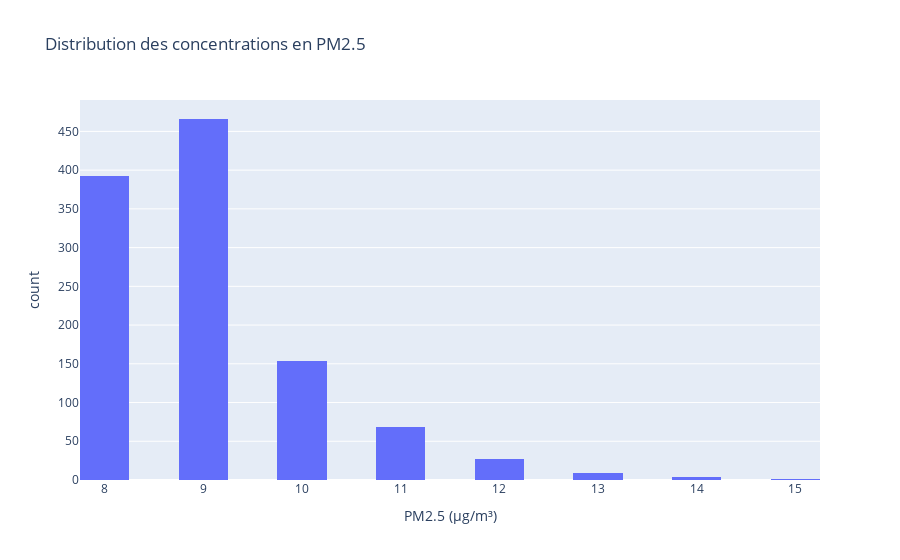

Notebook cell for this chart:
### Markdown cell above
### Valeurs manquantes

Les variables de pollution présentent très peu de valeurs manquantes (moins de 0,5 %),
ce qui permet de les exploiter sans précaution particulière.

En revanche, certaines variables socio-économiques issues de Filosofi
(D119 et GI19) comportent environ 57 % de valeurs manquantes.
Cela s’explique par les règles de diffusion de l’INSEE, qui ne publie pas ces indicateurs
pour l’ensemble des communes, notamment lorsque les effectifs sont trop faibles.

Ces valeurs manquantes seront prises en compte dans les analyses ultérieures,
sans imputation arbitraire.

### Code cell
import plotly.express as px

fig = px.histogram(
    df,
    x="pm25",
    nbins=30,
    title="Distribution des concentrations en PM2.5",
    labels={"pm25": "PM2.5 (µg/m³)"}
)
fig.show()

### Figure 1 — Plotly figure (JSON) as saved in the notebook; plotly's stock layout.template omitted (floating-point values rounded to 4 significant figures; data arrays with more than 128 entries replaced by an {"elided": "..."} marker saying what was removed)
{"data": [{"alignmentgroup": "True", "bingroup": "x", "hovertemplate": "PM2.5 (µg/m³)=%{x}<br>count=%{y}<extra></extra>", "legendgroup": "", "marker": {"color": "#636efa", "pattern": {"shape": ""}}, "name": "", "nbinsx": 30, "offsetgroup": "", "orientation": "v", "showlegend": false, "type": "histogram", "x": {"elided": "1125 int values"}, "xaxis": "x", "yaxis": "y"}], "layout": {"barmode": "relative", "legend": {"tracegroupgap": 0}, "title": {"text": "Distribution des concentrations en PM2.5"}, "xaxis": {"anchor": "y", "domain": [0, 1], "title": {"text": "PM2.5 (µg/m³)"}}, "yaxis": {"anchor": "x", "domain": [0, 1], "title": {"text": "count"}}}}
